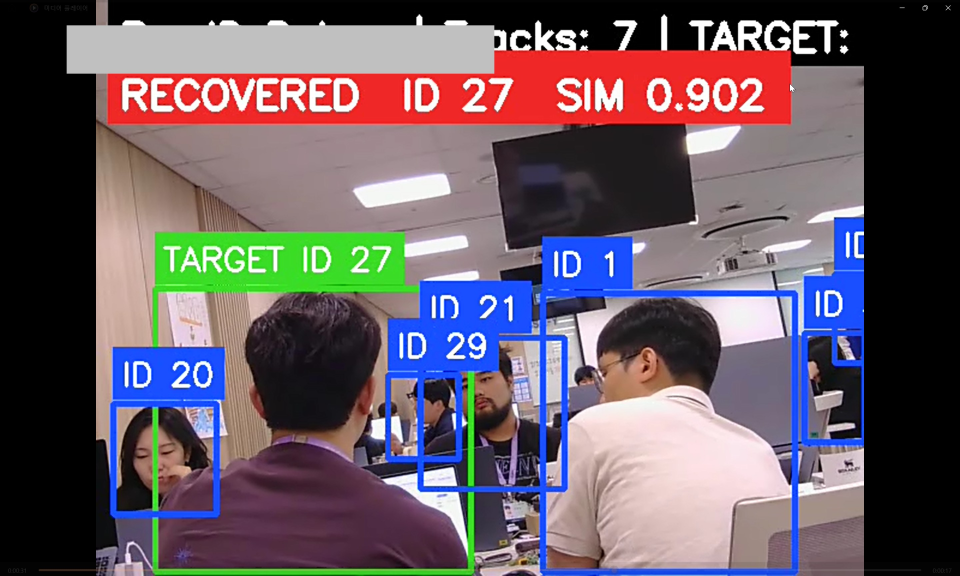
#> input picture img/id27.jpg, 2880 x 1728 px (shown at 1/3 size)
$ python face_mosaic.py ../../img/id27.jpg out.png
#> lines starting #> are read from the running program, lines starting #| are printed output that depends on the picture
"""
영상 얼굴 모자이크 파이프라인 (CUDA 가속 + tqdm 진행률 + 2K->1K 리사이징 적용)
"""
import argparse
import os
import shutil
import subprocess
import sys

import cv2
import numpy as np
from tqdm import tqdm

# [9 lines left out: function find_ffmpeg, not called in this run]

# ---------------- 해상도 리사이즈 유틸리티 ----------------

def get_scaled_size(w, h, threshold=2000, target=1024):
    """
    원본 해상도의 최대 길이가 threshold(2K: 2000) 이상이면,
    최대 길이를 target(1K: 1024)에 맞춰 비율대로 줄인 해상도를 반환합니다.
    """
    max_dim = max(w, h)
    if max_dim >= threshold:
        scale = target / max_dim
        # 영상 코덱 호환성을 위해 짝수로 맞춤
        new_w = int(w * scale) // 2 * 2
        new_h = int(h * scale) // 2 * 2
        return new_w, new_h
    return int(w), int(h)

# ---------------- 검출 ----------------

# [203 lines left out: functions detect_all_frames, iou, build_tracks, overlay_mask, mosaic_region, render, not called in this run]


IMAGE_EXTS = {".jpg", ".jpeg", ".png", ".bmp", ".webp"}
VIDEO_EXTS = {".mp4", ".avi", ".mov", ".mkv", ".webm", ".wmv"}

def process_image(in_path, out_path, model_path, conf, margin,
                  protect_overlay=False, use_cuda=True):
#> called with in_path = '../../img/id27.jpg', out_path = 'out.png', model_path = 'yunet.onnx', conf = 0.6, margin = 0.25, protect_overlay = False, use_cuda = True
    img = cv2.imread(in_path)
#> img is the input picture: shape (1728, 2880, 3); mean B, G, R 98.5, 89.6, 102.1
    if img is None:
        sys.exit(f"이미지 열기 실패: {in_path}")
    orig_h, orig_w = img.shape[:2]
#> orig_h = 1728; orig_w = 2880

    # 2K 이상 이미지도 동일하게 1K로 리사이즈
    target_w, target_h = get_scaled_size(orig_w, orig_h)
#> target_w = 1024; target_h = 614
    if (orig_w, orig_h) != (target_w, target_h):
        img = cv2.resize(img, (target_w, target_h), interpolation=cv2.INTER_AREA)
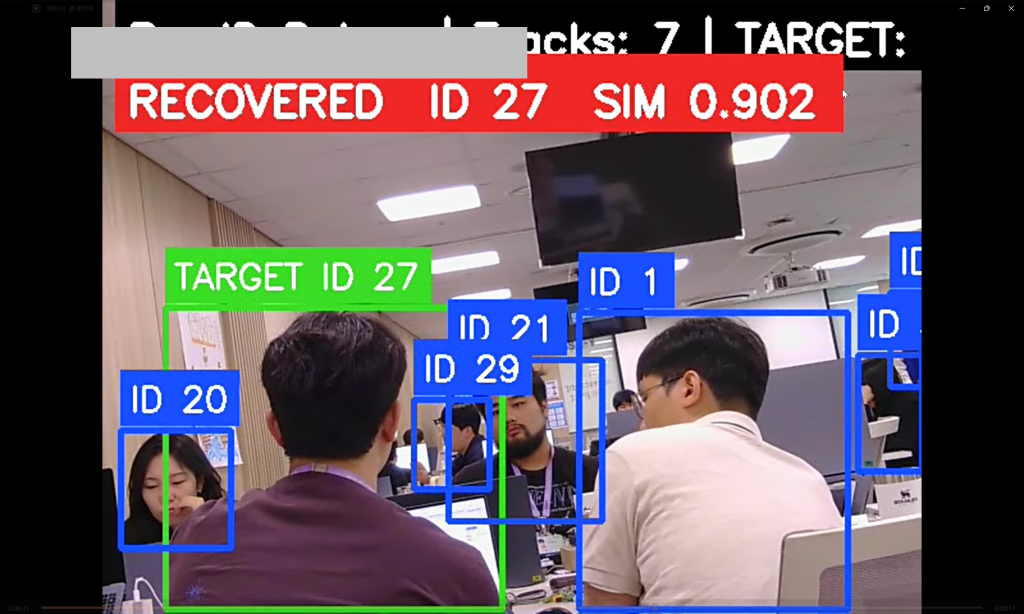
#> img: shape (614, 1024, 3); mean B, G, R 98.5, 89.6, 102.1
        print(f"    ▶ 이미지 해상도 다운스케일: {orig_w}x{orig_h} -> {target_w}x{target_h}")
#|     ▶ 이미지 해상도 다운스케일: 2880x1728 -> 1024x614

    backend = cv2.dnn.DNN_BACKEND_CUDA if use_cuda else cv2.dnn.DNN_BACKEND_DEFAULT
    target = cv2.dnn.DNN_TARGET_CUDA if use_cuda else cv2.dnn.DNN_TARGET_CPU

#> (the run stopped early here; a loop or call above may not have finished)
